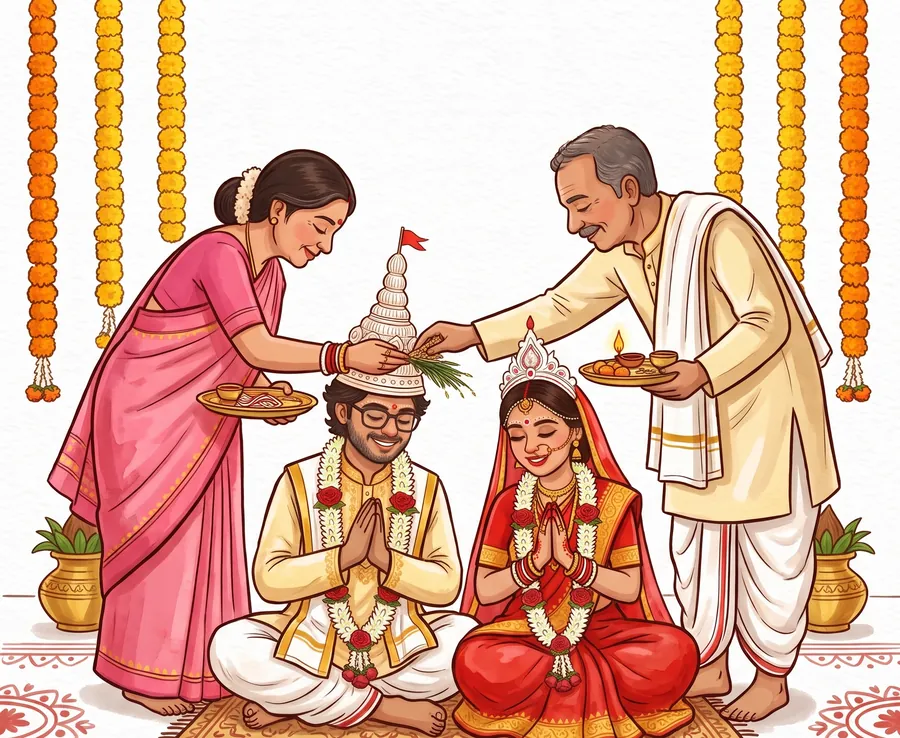
#> input picture src/art/aashirbaad.webp, 900 x 738 px, given in place of hero-couple.png.jpeg, which was not available
$ python process-art.py
#> lines starting #> are read from the running program, lines starting #| are printed output that depends on the picture; after the words box and inside, x2 and y2 are one past the last pixel; in counts of white or black regions, pixels touching at a corner belong together; pictures that were not available may be replaced by others from this repository, and a replacement may not be noted
"""Turn the full-size Gemini JPEGs in art-src/ into light WebP files in src/art/.

Cutouts: the paper background is flood-filled away from the image edges, giving a transparent WebP.
Images in the same cutout group share one crop, so they stay aligned when crossfaded.
Scenes: resized and recompressed; optional crop removes the baked-in caption at the bottom.

    python3 scripts/process-art.py
"""

from __future__ import annotations

from pathlib import Path

from PIL import Image, ImageDraw, ImageFilter

ROOT = Path(__file__).resolve().parent.parent
SRC = ROOT / "art-src"
OUT = ROOT / "src" / "art"

SENTINEL = (255, 0, 255)
PAD = 6

# groups of name -> source file, with a max height for the group
CUTOUTS = [
    ({"hero-couple": "hero-couple.png.jpeg"}, 1100),
    ({"groom-waiting": "groom-waiting.jpeg"}, 1100),
    ({"drishti-covered": "drishti-covered.jpeg", "drishti-revealed": "drishti-revealed.jpeg"}, 900),
    ({"mala-bodol": "mala-bodol.jpeg"}, 1000),
    ({"kolagach": "kolagach.jpeg"}, 1100),
]

# name -> (source file, max width, fraction of height kept from the top)
SCENES = {
    "train-window": ("train-window.png.jpeg", 1600, 1.0),
    "haor-boat": ("haor-boat.png.jpeg", 1800, 1.0),
    "holud": ("holud.png.jpeg", 900, 0.82),
    "biye": ("saat-paak.jpeg", 900, 0.82),
    "boubhat": ("boubhat.jpeg", 900, 0.82),
    "aashirbaad": ("Ashirbad.jpeg", 900, 0.82),
}


def cut_out(img: Image.Image, thresh: int = 42) -> Image.Image:
#> called with thresh = 42
    rgb = img.convert("RGB")
#> rgb is the input picture: PIL image 900x738 RGB; mean R, G, B 222.4, 180.1, 159.9
    w, h = rgb.size
#> w = 900; h = 738
    filled = rgb.copy()
    step = 12
    seeds = [(x, 0) for x in range(0, w, step)] + [(x, h - 1) for x in range(0, w, step)]
    seeds += [(0, y) for y in range(0, h, step)] + [(w - 1, y) for y in range(0, h, step)]
    for xy in seeds:
        px = filled.getpixel(xy)
        if px == SENTINEL or sum(px) < 600:  # only start from paper-coloured pixels
            continue
        ImageDraw.floodfill(filled, xy, SENTINEL, thresh=thresh)
#> this loop made 274 passes
#> px on passes 1 to 3: (253, 253, 253), (255, 0, 255), (255, 0, 255)
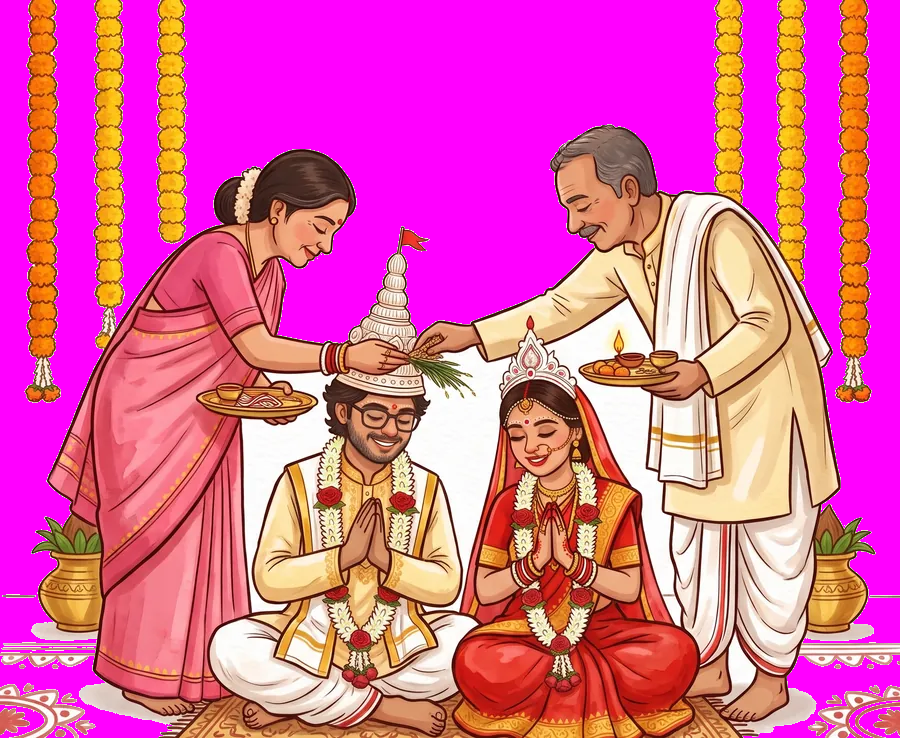
#> filled: PIL image 900x738 RGB; mean R, G, B 223.2, 92.4, 161

    mask = Image.new("L", (w, h), 255)
#> mask: PIL image 900x738 L; every value is 255
    mask.putdata([0 if p == SENTINEL else 255 for p in filled.getdata()])
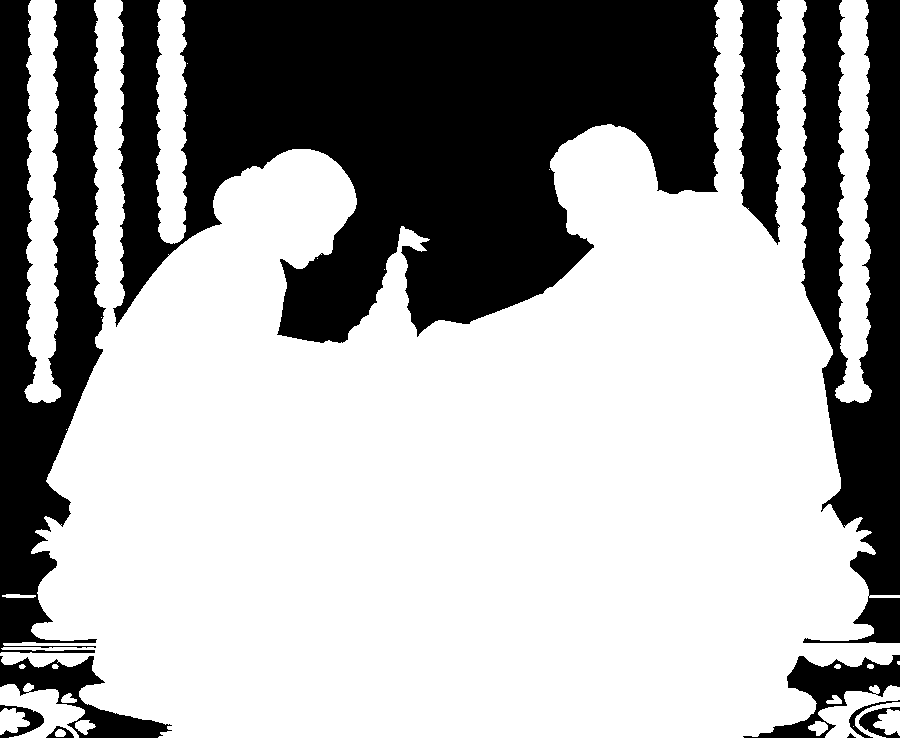
#> mask: PIL image 900x738 L; 65.2% white; 11 black regions, largest, box (x1, y1, x2, y2) and area: (113, 0, 721, 343) 134293, (0, 0, 106, 653) 40601, (801, 0, 900, 643) 37850
    # pull the edge in by a pixel to drop the paper fringe, then soften
    mask = mask.filter(ImageFilter.MinFilter(3)).filter(ImageFilter.GaussianBlur(0.7))
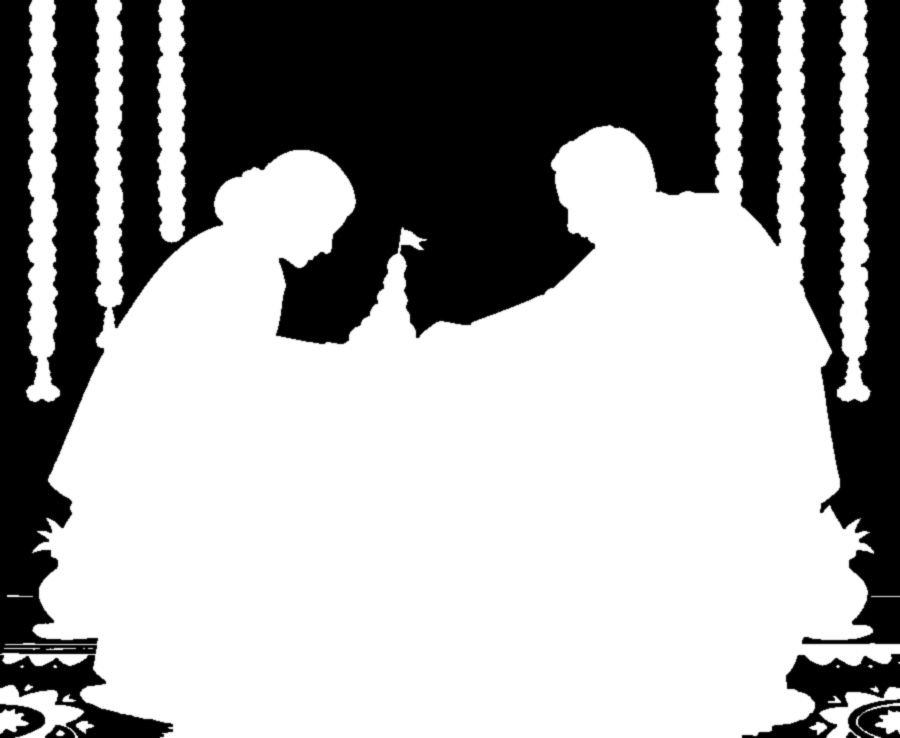
#> mask: PIL image 900x738 L; min 0, max 255, mean 161.8
    out = rgb.convert("RGBA")
    out.putalpha(mask)
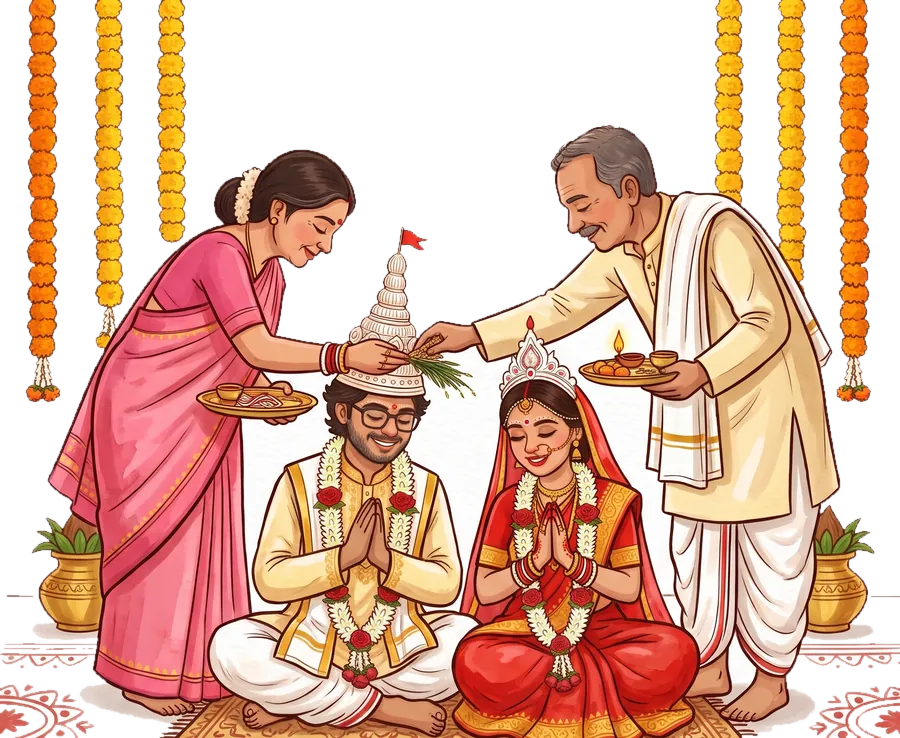
#> out: PIL image 900x738 RGBA; mean R, G, B, A 222.4, 180.1, 159.9, 161.8; transparent parts drawn white
    return out


def fit(img: Image.Image, max_w: int | None = None, max_h: int | None = None) -> Image.Image:
    w, h = img.size
    scale = min((max_w or w) / w, (max_h or h) / h, 1)
    return img.resize((round(w * scale), round(h * scale)), Image.LANCZOS) if scale < 1 else img


def save(img: Image.Image, name: str, **opts) -> None:
    path = OUT / f"{name}.webp"
    img.save(path, "WEBP", method=6, **opts)
    print(f"{name}.webp  {img.size}  {path.stat().st_size // 1024} KB")


def main() -> None:
    OUT.mkdir(parents=True, exist_ok=True)
    for group, max_h in CUTOUTS:
        cut = {name: cut_out(Image.open(SRC / src)) for name, src in group.items()}
#> cut = 1 item
        boxes = [img.getchannel("A").point(lambda a: 255 if a > 8 else 0).getbbox() for img in cut.values()]
#> boxes = [(0, 0, 900, 738)]
        w, h = next(iter(cut.values())).size
#> w = 900; h = 738
        box = (
            max(0, min(b[0] for b in boxes) - PAD), max(0, min(b[1] for b in boxes) - PAD),
            min(w, max(b[2] for b in boxes) + PAD), min(h, max(b[3] for b in boxes) + PAD),
        )
#> box = (0, 0, 900, 738)
        for name, img in cut.items():
            img = fit(img.crop(box), max_h=max_h)
            save(img, name, quality=84, alpha_quality=90)
            if name == "hero-couple":
                fit(img, max_h=520).save(OUT / "og-couple.png", "PNG", optimize=True)
#> this loop made 1 pass
#> name on pass 1: 'hero-couple'

    for name, (src, max_w, keep) in SCENES.items():
        img = Image.open(SRC / src).convert("RGB")
        if keep < 1:
            img = img.crop((0, 0, img.width, round(img.height * keep)))
        save(fit(img, max_w=max_w), name, quality=80)


if __name__ == "__main__":
#> (the run stopped early here; a loop or call above may not have finished)

$ run again, on src/art/biye.webp
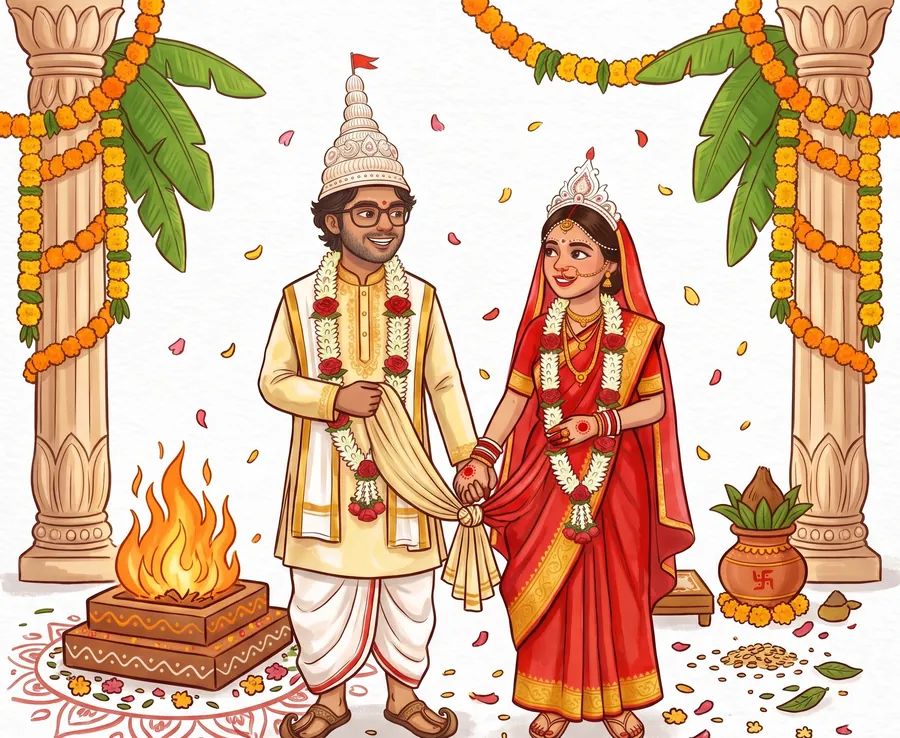
#> input picture src/art/biye.webp, 900 x 738 px, given in place of hero-couple.png.jpeg, which was not available
#> in cut_out, rgb is the input picture: PIL image 900x738 RGB; mean R, G, B 217.9, 181.3, 151.8
#> the loop in cut_out, `for xy in seeds:` made 274 passes
#> px on passes 1 to 3: (255, 252, 249), (209, 153, 106), (220, 160, 119)
#> in cut_out, `mask.putdata([0 if p == SENTINEL else 255 for p in filled.getdata()])`:
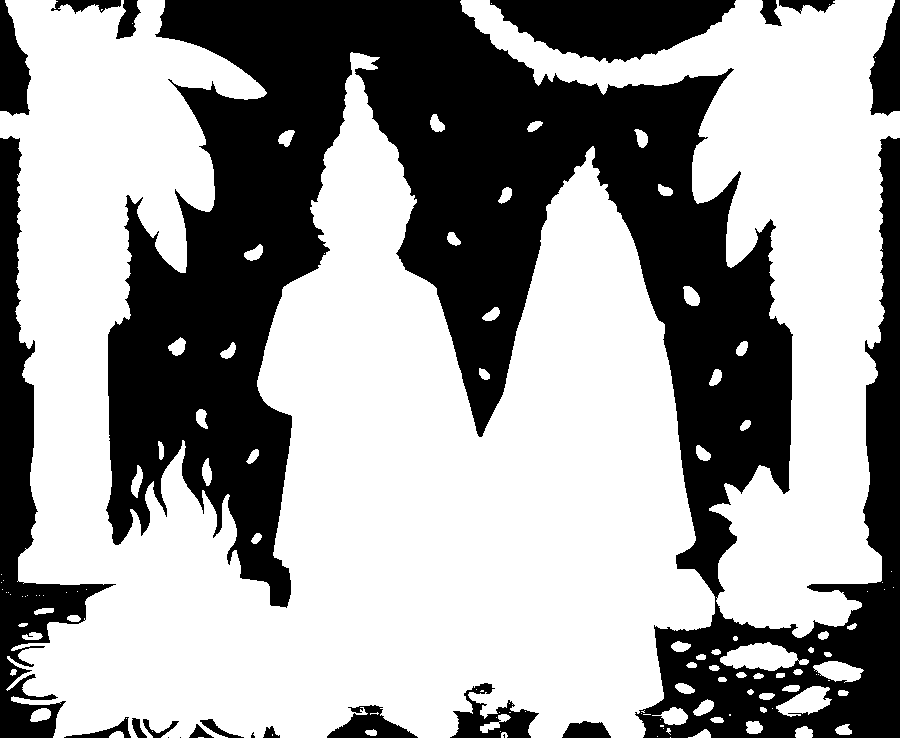
#> mask: PIL image 900x738 L; 61.6% white; 22 black regions (4 under 20 px), largest, box (x1, y1, x2, y2) and area: (106, 0, 900, 738) 214394, (0, 136, 116, 738) 18289, (490, 0, 736, 63) 10334
#> in cut_out, `out.putalpha(mask)`:
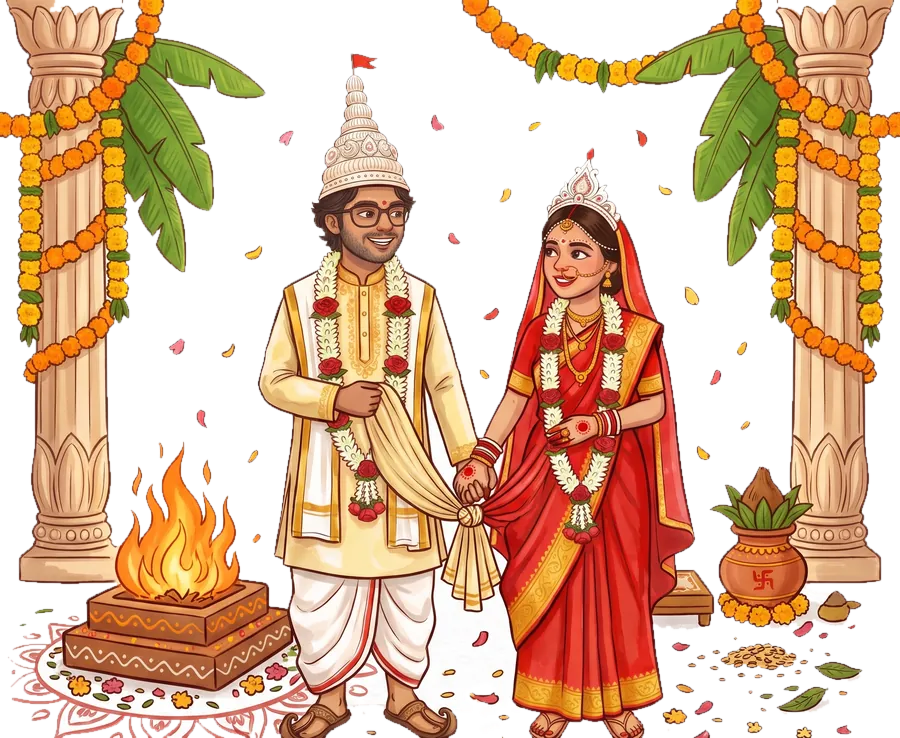
#> out: PIL image 900x738 RGBA; mean R, G, B, A 217.9, 181.3, 151.8, 151.1; transparent parts drawn white
#> cut = 1 item
#> boxes = [(0, 0, 900, 738)]
#> box = (0, 0, 900, 738)
#> the loop in main, `for name, img in cut.items():` made 1 pass
#> name on pass 1: 'hero-couple'

$ run again, on src/art/haor-boat.webp
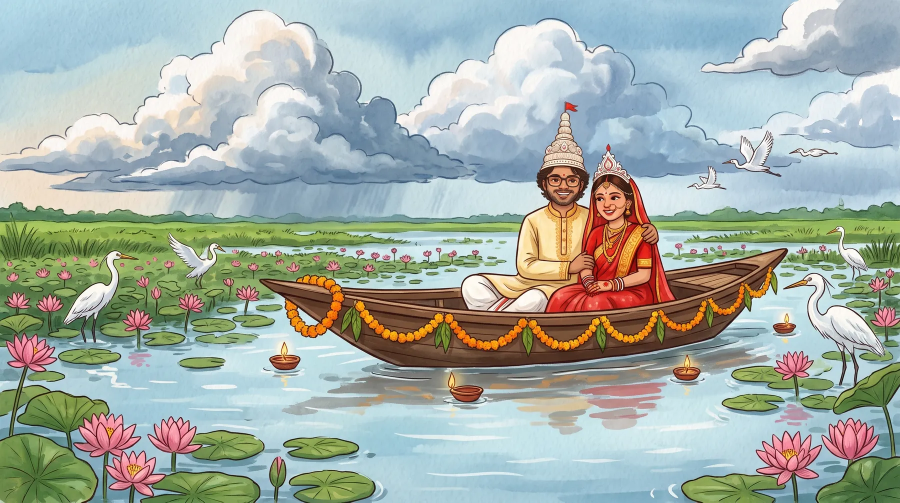
#> input picture src/art/haor-boat.webp, 1800 x 1005 px, given in place of hero-couple.png.jpeg, which was not available (shown at 1/2 size)
#> in cut_out, rgb is the input picture: PIL image 1800x1005 RGB; mean R, G, B 164, 174.4, 166.1
#> the loop in cut_out, `for xy in seeds:` made 468 passes
#> px on passes 1 to 3: (180, 216, 233), (255, 0, 255), (255, 0, 255)
#> in cut_out, `mask.putdata([0 if p == SENTINEL else 255 for p in filled.getdata()])`:
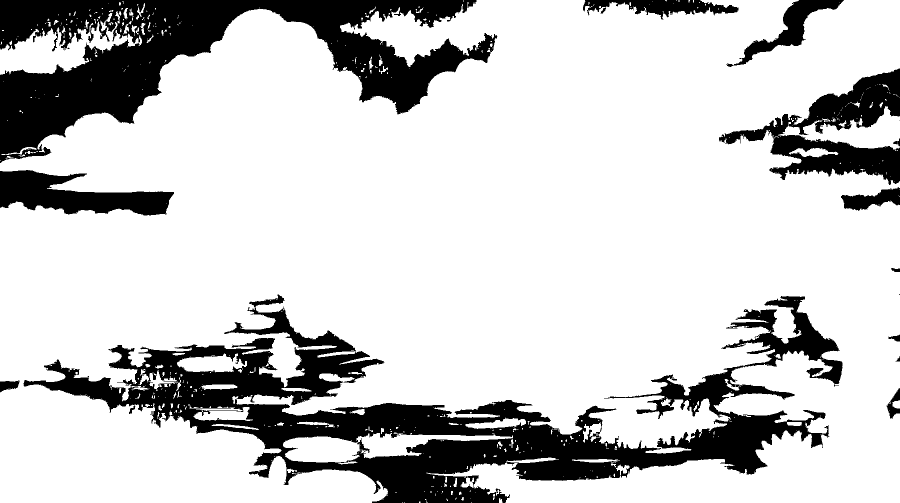
#> mask: PIL image 1800x1005 L (shown at 1/2 size); 79.5% white; 15 black regions (2 under 20 px), largest, box (x1, y1, x2, y2) and area: (47, 589, 1685, 1005) 182219, (0, 0, 995, 326) 123558, (1438, 137, 1800, 370) 30884
#> in cut_out, `out.putalpha(mask)`:
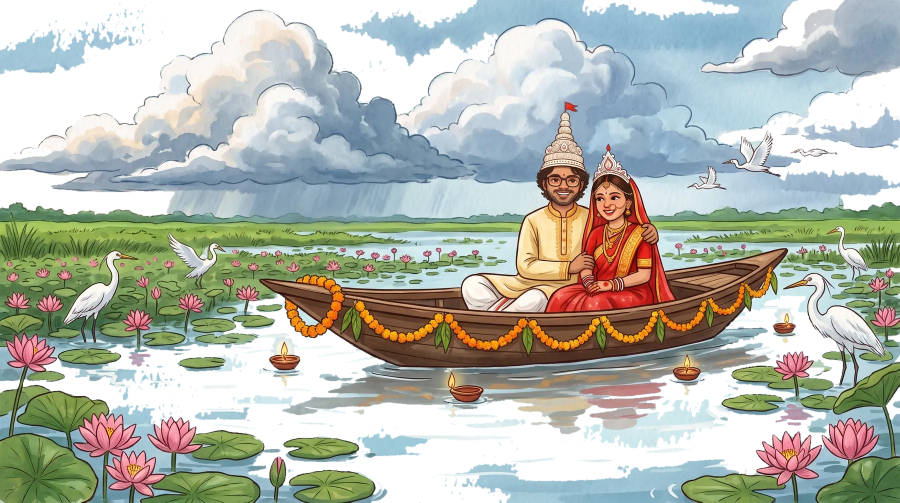
#> out: PIL image 1800x1005 RGBA (shown at 1/2 size); mean R, G, B, A 164, 174.4, 166.1, 196.7; transparent parts drawn white
#> cut = 1 item
#> boxes = [(0, 0, 1800, 1005)]
#> box = (0, 0, 1800, 1005)
#> the loop in main, `for name, img in cut.items():` made 1 pass
#> name on pass 1: 'hero-couple'
